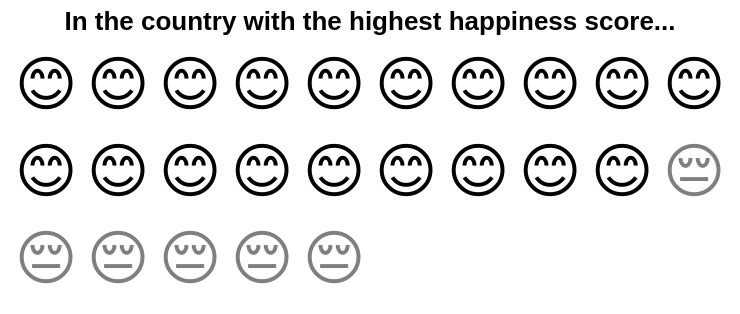

Describe this chart as a Vega-Lite specification.
### Vega-Lite specification from a JSON file in a GitHub repository (floating-point values rounded to 4 significant figures)
{"$schema": "https://vega.github.io/schema/vega-lite/v4.json", "config": {"view": {"stroke": ""}}, "title": "In the country with the highest happiness score...", "width": 360, "height": 130, "data": {"values": [{"id": 1, "face": "smile"}, {"id": 2, "face": "smile"}, {"id": 3, "face": "smile"}, {"id": 4, "face": "smile"}, {"id": 5, "face": "smile"}, {"id": 6, "face": "smile"}, {"id": 7, "face": "smile"}, {"id": 8, "face": "smile"}, {"id": 9, "face": "smile"}, {"id": 10, "face": "smile"}, {"id": 11, "face": "smile"}, {"id": 12, "face": "smile"}, {"id": 13, "face": "smile"}, {"id": 14, "face": "smile"}, {"id": 15, "face": "smile"}, {"id": 16, "face": "smile"}, {"id": 17, "face": "smile"}, {"id": 18, "face": "smile"}, {"id": 19, "face": "smile"}, {"id": 20, "face": "frown"}, {"id": 21, "face": "frown"}, {"id": 22, "face": "frown"}, {"id": 23, "face": "frown"}, {"id": 24, "face": "frown"}, {"id": 25, "face": "frown"}]}, "transform": [{"calculate": "{'smile': '😊', 'frown': '😔'}[datum.face]", "as": "emoji"}, {"calculate": "ceil (datum.id/10)", "as": "col"}, {"calculate": "datum.id - datum.col*10", "as": "row"}], "mark": {"type": "text", "baseline": "middle"}, "encoding": {"x": {"field": "row", "type": "ordinal", "axis": null}, "y": {"field": "col", "type": "ordinal", "axis": null}, "text": {"field": "emoji", "type": "nominal"}, "size": {"value": 30}, "strokeWidth": {"value": 3.0}, "fillOpacity": {"condition": {"test": "datum.face=='smile'", "value": 1}, "value": 0.5}}}
